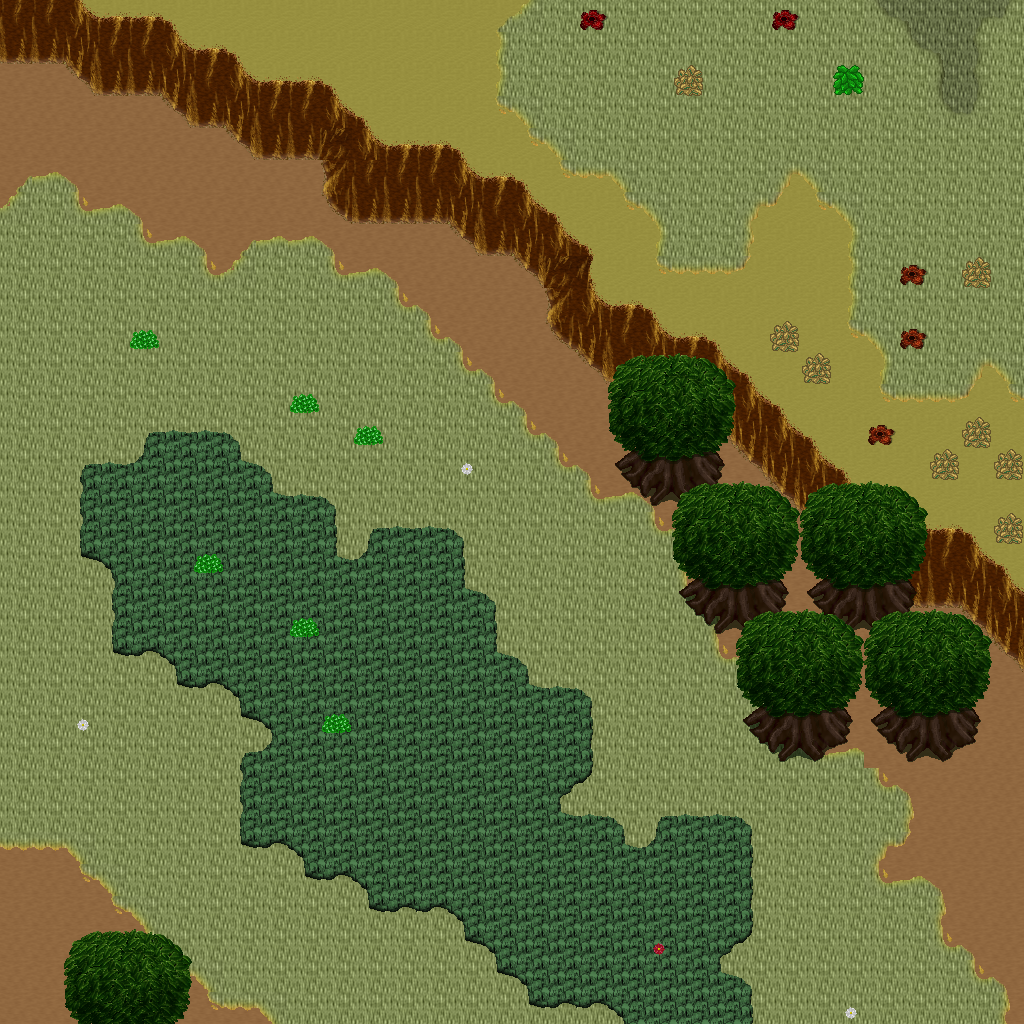

Tiled map render using the project's own tile images. Description and the map definition, with tile-layer contents summarised, below:
An orthogonal 32x32 tile map with 32x32 px tiles, 5 tile layers (Ground, Objects, Objects2, Above, ...), 1 hidden layer not drawn, 45 tilesets.

<map version="1.10" tiledversion="1.11.0" orientation="orthogonal" renderorder="right-down" width="32" height="32" tilewidth="32" tileheight="32" infinite="0" nextlayerid="11" nextobjectid="1">
 <tileset firstgid="1" name="ground_ground" tilewidth="32" tileheight="32" tilecount="33" columns="3">
  <image source="../drawable/ground_ground.png" width="96" height="352" />
 </tileset>
 <tileset firstgid="34" name="ground_ridge_earth_dark" tilewidth="32" tileheight="32" tilecount="96" columns="12">
  <image source="../drawable/ground_ridge_earth_dark.png" width="384" height="256" />
 </tileset>
 <tileset firstgid="130" name="plant_grasses" tilewidth="32" tileheight="32" tilecount="6" columns="3">
  <image source="../drawable/plant_grasses.png" width="96" height="64" />
 </tileset>
 <tileset firstgid="136" name="ground_ladder_vertical_dark" tilewidth="32" tileheight="32" tilecount="3" columns="3">
  <image source="../drawable/ground_ladder_vertical_dark.png" width="96" height="32" />
 </tileset>
 <tileset firstgid="139" name="logic_collision" tilewidth="32" tileheight="32" tilecount="1" columns="1">
  <image source="../drawable/logic_collision.png" width="32" height="32" />
 </tileset>
 <tileset firstgid="140" name="ground_grass_corners" tilewidth="32" tileheight="32" tilecount="24" columns="6">
  <image source="../drawable/ground_grass_corners.png" width="192" height="128" />
 </tileset>
 <tileset firstgid="164" name="ground_earth_edges" tilewidth="32" tileheight="32" tilecount="18" columns="6">
  <image source="../drawable/ground_earth_edges.png" width="192" height="96" />
 </tileset>
 <tileset firstgid="182" name="plant_bush_bushes" tilewidth="32" tileheight="32" tilecount="10" columns="5">
  <image source="../drawable/plant_bush_bushes.png" width="160" height="64" />
 </tileset>
 <tileset firstgid="192" name="plant_tree_tree_darkgreen" tilewidth="32" tileheight="32" tilecount="88" columns="8">
  <image source="../drawable/plant_tree_tree_darkgreen.png" width="256" height="352" />
 </tileset>
 <tileset firstgid="280" name="ground_rock_pebbles" tilewidth="32" tileheight="32" tilecount="3" columns="1">
  <image source="../drawable/ground_rock_pebbles.png" width="32" height="96" />
 </tileset>
 <tileset firstgid="283" name="furniture_sink_jacuzzi_dark_side_on" tilewidth="32" tileheight="32" tilecount="36" columns="3">
  <image source="../drawable/furniture_sink_jacuzzi_dark_side_on.png" width="96" height="384" />
 </tileset>
 <tileset firstgid="319" name="furniture_chair_bench_iron_extensible" tilewidth="32" tileheight="32" tilecount="16" columns="4">
  <image source="../drawable/furniture_chair_bench_iron_extensible.png" width="128" height="128" />
 </tileset>
 <tileset firstgid="335" name="plant_flower_daisy_blue" tilewidth="32" tileheight="32" tilecount="8" columns="2">
  <image source="../drawable/plant_flower_daisy_blue.png" width="64" height="128" />
 </tileset>
 <tileset firstgid="343" name="plant_flower_daisy_red" tilewidth="32" tileheight="32" tilecount="8" columns="2">
  <image source="../drawable/plant_flower_daisy_red.png" width="64" height="128" />
 </tileset>
 <tileset firstgid="351" name="plant_flower_daisy_white" tilewidth="32" tileheight="32" tilecount="8" columns="2">
  <image source="../drawable/plant_flower_daisy_white.png" width="64" height="128" />
 </tileset>
 <tileset firstgid="359" name="plant_flower_daisy_yellow" tilewidth="32" tileheight="32" tilecount="8" columns="2">
  <image source="../drawable/plant_flower_daisy_yellow.png" width="64" height="128" />
 </tileset>
 <tileset firstgid="367" name="plant_bush_hedge" tilewidth="32" tileheight="32" tilecount="35" columns="5">
  <image source="../drawable/plant_bush_hedge.png" width="160" height="224" />
 </tileset>
 <tileset firstgid="402" name="plant_tree_evergreen" tilewidth="32" tileheight="32" tilecount="36" columns="3">
  <image source="../drawable/plant_tree_evergreen.png" width="96" height="384" />
 </tileset>
 <tileset firstgid="438" name="furniture_light_iron_lamp" tilewidth="32" tileheight="32" tilecount="3" columns="1">
  <image source="../drawable/furniture_light_iron_lamp.png" width="32" height="96" />
 </tileset>
 <tileset firstgid="441" name="furniture_light_flames" tilewidth="32" tileheight="32" tilecount="6" columns="6">
  <image source="../drawable/furniture_light_flames.png" width="192" height="32" />
 </tileset>
 <tileset firstgid="447" name="item_statue_girl_with_bird" tilewidth="32" tileheight="32" tilecount="12" columns="4">
  <image source="../drawable/item_statue_girl_with_bird.png" width="128" height="96" />
 </tileset>
 <tileset firstgid="459" name="object_birds" tilewidth="32" tileheight="32" tilecount="4" columns="2">
  <image source="../drawable/object_birds.png" width="64" height="64" />
 </tileset>
 <tileset firstgid="463" name="logic_protection" tilewidth="32" tileheight="32" tilecount="2" columns="2">
  <image source="../drawable/logic_protection.png" width="64" height="32" />
 </tileset>
 <tileset firstgid="465" name="plant_tree_spruce" tilewidth="32" tileheight="32" tilecount="6" columns="2">
  <image source="../drawable/plant_tree_spruce.png" width="64" height="96" />
 </tileset>
 <tileset firstgid="471" name="plant_tree_taller_trees" tilewidth="32" tileheight="32" tilecount="32" columns="8">
  <image source="../drawable/plant_tree_taller_trees.png" width="256" height="128" />
 </tileset>
 <tileset firstgid="503" name="plant_stump_hollow_logs" tilewidth="32" tileheight="32" tilecount="6" columns="3">
  <image source="../drawable/plant_stump_hollow_logs.png" width="96" height="64" />
 </tileset>
 <tileset firstgid="509" name="plant_stump_small_stump" tilewidth="32" tileheight="32" tilecount="4" columns="2">
  <image source="../drawable/plant_stump_small_stump.png" width="64" height="64" />
 </tileset>
 <tileset firstgid="513" name="ground_grass_2" tilewidth="32" tileheight="32" tilecount="21" columns="3">
  <image source="../drawable/ground_grass_2.png" width="96" height="224" />
 </tileset>
 <tileset firstgid="534" name="ground_water_waterfall" tilewidth="32" tileheight="32" tilecount="120" columns="8">
  <image source="../drawable/ground_water_waterfall.png" width="256" height="480" />
 </tileset>
 <tileset firstgid="654" name="ground_water_pool_corners" tilewidth="32" tileheight="32" tilecount="72" columns="3">
  <image source="../drawable/ground_water_pool_corners.png" width="96" height="768" />
 </tileset>
 <tileset firstgid="726" name="ground_water_pool" tilewidth="32" tileheight="32" tilecount="72" columns="3">
  <image source="../drawable/ground_water_pool.png" width="96" height="768" />
 </tileset>
 <tileset firstgid="798" name="plant_vine" tilewidth="32" tileheight="32" tilecount="3" columns="1">
  <image source="../drawable/plant_vine.png" width="32" height="96" />
 </tileset>
 <tileset firstgid="801" name="logic_item_fruits" tilewidth="32" tileheight="32" tilecount="16" columns="8">
  <image source="../drawable/logic_item_fruits.png" width="256" height="64" />
 </tileset>
 <tileset firstgid="817" name="ground_dry_grass" tilewidth="32" tileheight="32" tilecount="54" columns="9">
  <image source="../drawable/ground_dry_grass.png" width="288" height="192" />
 </tileset>
 <tileset firstgid="871" name="light_dim_light_5x5" tilewidth="32" tileheight="32" tilecount="25" columns="5">
  <image source="../drawable/light_dim_light_5x5.png" width="160" height="160" />
 </tileset>
 <tileset firstgid="896" name="building_chimney_smoke" tilewidth="32" tileheight="32" tilecount="40" columns="4">
  <image source="../drawable/building_chimney_smoke.png" width="128" height="320" />
 </tileset>
 <tileset firstgid="936" name="logic_creature_hybrid" tilewidth="32" tileheight="32" tilecount="16" columns="8">
  <image source="../drawable/logic_creature_hybrid.png" width="256" height="64" />
 </tileset>
 <tileset firstgid="952" name="building_huts" tilewidth="32" tileheight="32" tilecount="338" columns="26">
  <image source="../drawable/building_huts.png" width="832" height="416" />
 </tileset>
 <tileset firstgid="1290" name="logic_portal" tilewidth="32" tileheight="32" tilecount="24" columns="8">
  <image source="../drawable/logic_portal.png" width="256" height="96" />
 </tileset>
 <tileset firstgid="1314" name="plant_bush_leafy" tilewidth="32" tileheight="32" tilecount="48" columns="8">
  <image source="../drawable/plant_bush_leafy.png" width="256" height="192" />
 </tileset>
 <tileset firstgid="1362" name="plant_bush_berried" tilewidth="32" tileheight="32" tilecount="60" columns="5">
  <image source="../drawable/plant_bush_berried.png" width="160" height="384" />
 </tileset>
 <tileset firstgid="1422" name="plant_bush_flowering" tilewidth="32" tileheight="32" tilecount="72" columns="8">
  <image source="../drawable/plant_bush_flowering.png" width="256" height="288" />
 </tileset>
 <tileset firstgid="1494" name="plant_bushes_and_trees" tilewidth="32" tileheight="32" tilecount="144" columns="16">
  <image source="../drawable/plant_bushes_and_trees.png" width="512" height="289" />
 </tileset>
 <tileset firstgid="1638" name="plant_bush_bush_pinks" tilewidth="32" tileheight="32" tilecount="4" columns="2">
  <image source="../drawable/plant_bush_bush_pinks.png" width="64" height="64" />
 </tileset>
 <tileset firstgid="1642" name="logic_creature_mutant" tilewidth="32" tileheight="32" tilecount="7" columns="7">
  <image source="../drawable/logic_creature_mutant.png" width="224" height="32" />
 </tileset>
 <layer id="1" name="Ground" width="32" height="32">
  <data>[1024 cells, 1024 non-empty, 5 distinct tile ids]</data>
 </layer>
 <layer id="2" name="Objects" width="32" height="32">
  <data>[1024 cells, 354 non-empty, 54 distinct tile ids]</data>
 </layer>
 <layer id="3" name="Objects2" width="32" height="32">
  <data>[1024 cells, 24 non-empty, 6 distinct tile ids]</data>
 </layer>
 <layer id="4" name="Above" width="32" height="32">
  <data>[1024 cells, 58 non-empty, 10 distinct tile ids]</data>
 </layer>
 <layer id="5" name="Above2" width="32" height="32">
  <data>[1024 cells, 24 non-empty, 4 distinct tile ids]</data>
 </layer>
 <layer id="6" name="Walkable" width="32" height="32" visible="0">
  <data>[1024 cells, 138 non-empty, 1 distinct tile ids]</data>
 </layer>
 <objectgroup id="7" name="Mapevents" />
 <objectgroup id="8" name="Spawn" />
 <objectgroup id="9" name="Keys" />
 <objectgroup id="10" name="Replace" />
</map>
